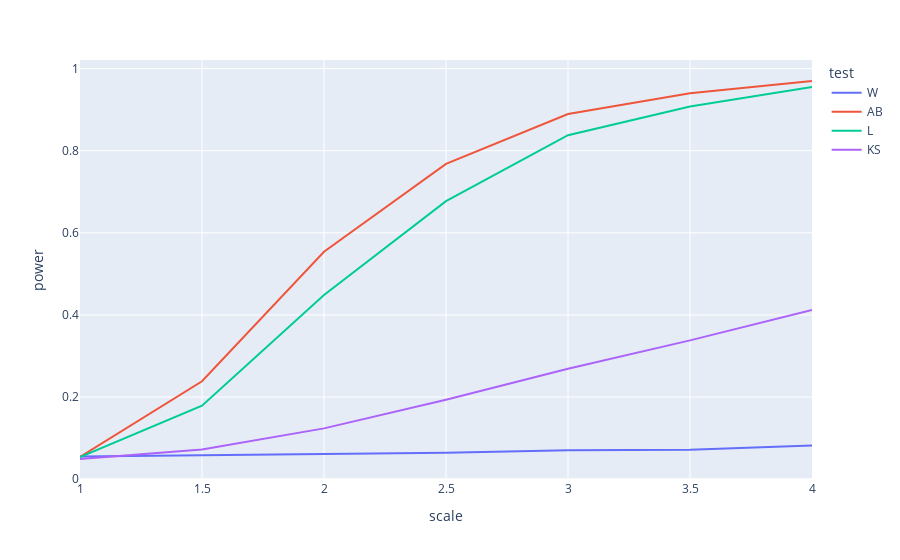

Notebook source saved alongside this figure:
### Code cell
print("Logistic distribution with respective shift and scale parameters")
fig = px.line(
    powers.astype({
        "shift": np.float64, "scale": np.float64, "power": np.float64, "test": str
    }), 
    x='scale', 
    y='power', 
    color='test', 
)
fig.show()

### Figure 1 — Plotly figure (JSON) as saved in the notebook; plotly's stock layout.template omitted (floating-point values rounded to 4 significant figures)
{"data": [{"hovertemplate": "test=W<br>scale=%{x}<br>power=%{y}<extra></extra>", "legendgroup": "W", "line": {"color": "#636efa", "dash": "solid"}, "marker": {"symbol": "circle"}, "mode": "lines", "name": "W", "orientation": "v", "showlegend": true, "type": "scatter", "x": [1, 1.5, 2, 2.5, 3, 3.5, 4], "xaxis": "x", "y": [0.0551, 0.0576, 0.0604, 0.0642, 0.0704, 0.0716, 0.0817], "yaxis": "y"}, {"hovertemplate": "test=AB<br>scale=%{x}<br>power=%{y}<extra></extra>", "legendgroup": "AB", "line": {"color": "#EF553B", "dash": "solid"}, "marker": {"symbol": "circle"}, "mode": "lines", "name": "AB", "orientation": "v", "showlegend": true, "type": "scatter", "x": [1, 1.5, 2, 2.5, 3, 3.5, 4], "xaxis": "x", "y": [0.0542, 0.2385, 0.5539, 0.7678, 0.8892, 0.9401, 0.9698], "yaxis": "y"}, {"hovertemplate": "test=L<br>scale=%{x}<br>power=%{y}<extra></extra>", "legendgroup": "L", "line": {"color": "#00cc96", "dash": "solid"}, "marker": {"symbol": "circle"}, "mode": "lines", "name": "L", "orientation": "v", "showlegend": true, "type": "scatter", "x": [1, 1.5, 2, 2.5, 3, 3.5, 4], "xaxis": "x", "y": [0.0536, 0.1791, 0.4486, 0.6771, 0.8378, 0.9078, 0.955], "yaxis": "y"}, {"hovertemplate": "test=KS<br>scale=%{x}<br>power=%{y}<extra></extra>", "legendgroup": "KS", "line": {"color": "#ab63fa", "dash": "solid"}, "marker": {"symbol": "circle"}, "mode": "lines", "name": "KS", "orientation": "v", "showlegend": true, "type": "scatter", "x": [1, 1.5, 2, 2.5, 3, 3.5, 4], "xaxis": "x", "y": [0.0491, 0.0721, 0.1237, 0.1932, 0.2691, 0.3381, 0.4118], "yaxis": "y"}], "layout": {"legend": {"title": {"text": "test"}, "tracegroupgap": 0}, "margin": {"t": 60}, "xaxis": {"anchor": "y", "domain": [0, 1], "title": {"text": "scale"}}, "yaxis": {"anchor": "x", "domain": [0, 1], "title": {"text": "power"}}}}
